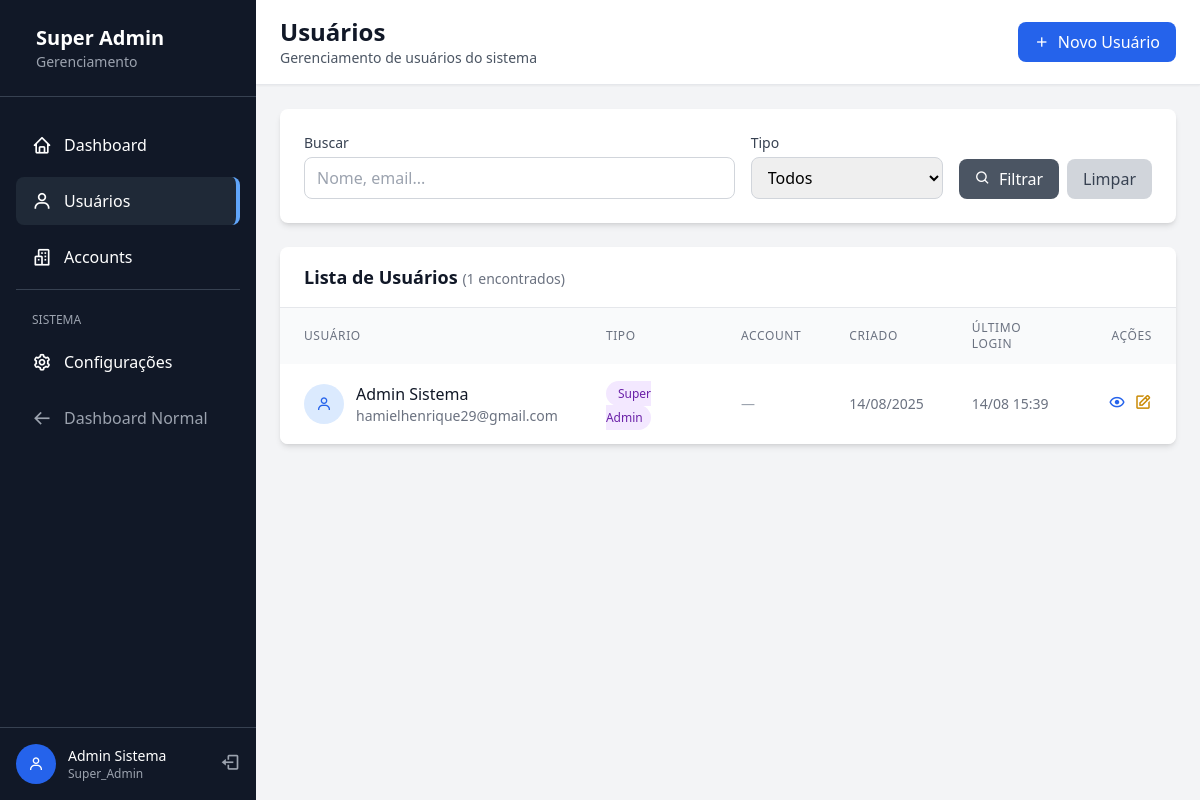
The app's page /super-admin/users/ (signed in) with its own data.
### app/models/user.py (models this page shows, shortened)
class User(UserMixin, db.Model):
    __tablename__ = 'users'
    id = db.Column(db.Integer, primary_key=True)
    email = db.Column(db.String(120), unique=True, nullable=False, index=True)
    password_hash = db.Column(db.String(128), nullable=False)
    first_name = db.Column(db.String(50), nullable=False)
    last_name = db.Column(db.String(50), nullable=False)
    theme_preference = db.Column(db.String(10), default='light')
    role = db.Column(db.Enum(UserRole), nullable=False, default=UserRole.USER)
    created_at = db.Column(db.DateTime, default=datetime.utcnow, nullable=False)
    updated_at = db.Column(db.DateTime, default=datetime.utcnow, onupdate=datetime.utcnow)
    last_login = db.Column(db.DateTime)
    accounts = db.relationship('Account',
                              secondary=user_accounts,
                              backref=db.backref('users', lazy='dynamic'),
                              lazy='dynamic')
    def get_full_name(self):
        return f"{self.first_name} {self.last_name}"
    def is_super_admin(self):
        return self.role == UserRole.SUPER_ADMIN
    def get_accessible_accounts(self):
        if self.is_super_admin():
            from .account import Account, AccountStatus
            return Account.query.filter(Account.status == AccountStatus.ACTIVE).all()
        else:
            return self.accounts.filter_by(is_active=True).all()

### app/frontend/routes/super_admin/users.py (the view)
@users_bp.route('/')
@super_admin_required
def index():
    page = request.args.get('page', 1, type=int)
    search = request.args.get('search', '')
    role_filter = request.args.get('role', '')
    query = User.query
    if search:
        query = query.filter(
            (User.email.contains(search)) |
            (User.first_name.contains(search)) |
            (User.last_name.contains(search))
        )
    if role_filter:
        try:
            role_enum = UserRole(role_filter)
            query = query.filter(User.role == role_enum)
        except ValueError:
            pass
    users = query.order_by(User.created_at.desc()).paginate(
        page=page, per_page=20, error_out=False
    )
    return render_template('super_admin/users/index.html',
                         users=users,
                         search=search,
                         role_filter=role_filter)

### app/frontend/routes/super_admin/__init__.py (called while the page is built)
def super_admin_required(f):
    @wraps(f)
    @login_required
    def decorated_function(*args, **kwargs):
        if not current_user.is_authenticated:
            flash('Você precisa estar logado!', 'error')
            return redirect(url_for('auth.login'))
        if not current_user.is_super_admin():
            flash('Acesso negado! Área restrita para Super Admin.', 'error')
            return redirect(url_for('main.dashboard'))
        return f(*args, **kwargs)
    return decorated_function

### app/frontend/templates/super_admin/users/index.html (shortened to what this page needs)
{% extends "super_admin/base.html" %}
{% block page_title %}Usuários{% endblock %}
{% block breadcrumb %}
<p class="text-sm text-gray-600">Gerenciamento de usuários do sistema</p>
{% endblock %}
{% block header_actions %}
<a href="{{ url_for('super_admin.users.create') }}"
   class="bg-blue-600 hover:bg-blue-700 text-white px-4 py-2 rounded-lg flex items-center transition-colors">
    <i class='bx bx-plus mr-2'></i>
    Novo Usuário
</a>
{% endblock %}
{% block content %}
<div class="bg-white rounded-lg shadow-md p-6 mb-6">
    <form method="GET" class="flex flex-wrap gap-4 items-end">
        <div class="flex-1 min-w-64">
            <label class="block text-sm font-medium text-gray-700 mb-1">Buscar</label>
            <input type="text"
                   name="search"
                   value="{{ search }}"
                   placeholder="Nome, email..."
                   class="w-full px-3 py-2 border border-gray-300 rounded-lg focus:outline-none focus:ring-2 focus:ring-blue-500">
        </div>
        <div class="min-w-48">
            <label class="block text-sm font-medium text-gray-700 mb-1">Tipo</label>
            <select name="role" class="w-full px-3 py-2 border border-gray-300 rounded-lg focus:outline-none focus:ring-2 focus:ring-blue-500">
                <option value="">Todos</option>
            </select>
        </div>
        <div class="flex gap-2">
            <button type="submit" class="bg-gray-600 hover:bg-gray-700 text-white px-4 py-2 rounded-lg transition-colors">
                <i class='bx bx-search mr-1'></i>
                Filtrar
            </button>
            <a href="{{ url_for('super_admin.users.index') }}"
               class="bg-gray-300 hover:bg-gray-400 text-gray-700 px-4 py-2 rounded-lg transition-colors">
                Limpar
            </a>
        </div>
    </form>
</div>
<div class="bg-white rounded-lg shadow-md overflow-hidden">
    <div class="px-6 py-4 border-b border-gray-200">
        <h3 class="text-lg font-semibold text-gray-900">
            Lista de Usuários
            <span class="text-sm font-normal text-gray-500">({{ users.total }} encontrados)</span>
        </h3>
    </div>
    {% if users.items %}
        <div class="overflow-x-auto">
            <table class="w-full">
                <thead class="bg-gray-50">
                    <tr>
                        <th class="px-6 py-3 text-left text-xs font-medium text-gray-500 uppercase tracking-wider">Usuário</th>
                        <th class="px-6 py-3 text-left text-xs font-medium text-gray-500 uppercase tracking-wider">Tipo</th>
                        <th class="px-6 py-3 text-left text-xs font-medium text-gray-500 uppercase tracking-wider">Account</th>
                        <th class="px-6 py-3 text-left text-xs font-medium text-gray-500 uppercase tracking-wider">Criado</th>
                        <th class="px-6 py-3 text-left text-xs font-medium text-gray-500 uppercase tracking-wider">Último Login</th>
                        <th class="px-6 py-3 text-right text-xs font-medium text-gray-500 uppercase tracking-wider">Ações</th>
                    </tr>
                </thead>
                <tbody class="bg-white divide-y divide-gray-200">
                    {% for user in users.items %}
                    <tr class="hover:bg-gray-50">
                        <td class="px-6 py-4">
                            <div class="flex items-center">
                                <div class="h-10 w-10 bg-blue-100 rounded-full flex items-center justify-center mr-3">
                                    <i class='bx bx-user text-blue-600'></i>
                                </div>
                                <div>
                                    <p class="font-medium text-gray-900">{{ user.get_full_name() }}</p>
                                    <p class="text-sm text-gray-500">{{ user.email }}</p>
                                </div>
                            </div>
                        </td>
                        <td class="px-6 py-4">
                            {% if user.role.value == 'super_admin' %}
                                <span class="px-2 py-1 bg-purple-100 text-purple-800 text-xs rounded-full">
                                    Super Admin
                                </span>
                            {% elif user.role.value == 'administrador' %}
                                <span class="px-2 py-1 bg-orange-100 text-orange-800 text-xs rounded-full">
                                    <i class='bx bx-crown mr-1'></i>Administrador
                                </span>
                            {% else %}
                                <span class="px-2 py-1 bg-gray-100 text-gray-800 text-xs rounded-full">
                                    <i class='bx bx-user mr-1'></i>Usuário
                                </span>
                            {% endif %}
                        </td>
                        <td class="px-6 py-4 text-sm text-gray-500">
                            {% if user.account %}
                                <span class="text-blue-600">{{ user.account.name }}</span>
                            {% else %}
                                <span class="text-gray-400">—</span>
                            {% endif %}
                        </td>
                        <td class="px-6 py-4 text-sm text-gray-500">
                            {% if user.created_at %}
                                {{ user.created_at.strftime('%d/%m/%Y') }}
                            {% else %}
                                —
                            {% endif %}
                        </td>
                        <td class="px-6 py-4 text-sm text-gray-500">
                            {% if user.last_login %}
                                {{ user.last_login.strftime('%d/%m %H:%M') }}
                            {% else %}
                                <span class="text-gray-400">Nunca</span>
                            {% endif %}
                        </td>
                        <td class="px-6 py-4 text-right">
                            <div class="flex items-center justify-end space-x-2">
                                <a href="{{ url_for('super_admin.users.view', user_id=user.id) }}"
                                   class="text-blue-600 hover:text-blue-900" title="Ver">
                                    <i class='bx bx-show text-lg'></i>
                                </a>
                                <a href="{{ url_for('super_admin.users.edit', user_id=user.id) }}"
                                   class="text-yellow-600 hover:text-yellow-900" title="Editar">
                                    <i class='bx bx-edit text-lg'></i>
                                </a>
                            </div>
                        </td>
                    </tr>
                    {% endfor %}
                </tbody>
            </table>
        </div>
    {% endif %}
</div>
{% endblock %}

### app/frontend/templates/super_admin/base.html (shortened to what this page needs)
<!DOCTYPE html>
<html lang="pt-BR">
<head>
    <link href="{{ url_for('static', filename='css/style.css') }}" rel="stylesheet">
    <link href='https://unpkg.com/boxicons@2.1.4/css/boxicons.min.css' rel='stylesheet'>
</head>
<body class="bg-gray-100">
    <div class="flex h-screen">
        <div class="w-64 bg-gray-900 text-white flex flex-col">
            <div class="p-6 border-b border-gray-700">
                <div class="flex items-center">
                    <div>
                        <h1 class="text-xl font-bold">Super Admin</h1>
                        <p class="text-sm text-gray-400">Gerenciamento</p>
                    </div>
                </div>
            </div>
            <nav class="flex-1 py-6">
                <ul class="space-y-2 px-4">
                    <li>
                        <a href="{{ url_for('super_admin.dashboard') }}"
                           class="flex items-center py-3 px-4 rounded-lg hover:bg-gray-800 transition-colors
                           {% if request.endpoint == 'super_admin.dashboard' %}bg-gray-800 border-r-4 border-blue-400{% endif %}">
                            <i class='bx bx-home text-xl mr-3'></i>
                            <span>Dashboard</span>
                        </a>
                    </li>
                    <li>
                        <a href="{{ url_for('super_admin.users.index') }}"
                           class="flex items-center py-3 px-4 rounded-lg hover:bg-gray-800 transition-colors
                           {% if 'users' in request.endpoint %}bg-gray-800 border-r-4 border-blue-400{% endif %}">
                            <i class='bx bx-user text-xl mr-3'></i>
                            <span>Usuários</span>
                        </a>
                    </li>
                    <li>
                        <a href="{{ url_for('super_admin.accounts.index') }}"
                           class="flex items-center py-3 px-4 rounded-lg hover:bg-gray-800 transition-colors
                           {% if 'accounts' in request.endpoint %}bg-gray-800 border-r-4 border-blue-400{% endif %}">
                            <i class='bx bx-buildings text-xl mr-3'></i>
                            <span>Accounts</span>
                        </a>
                    </li>
                    <li class="border-t border-gray-700 pt-4 mt-4">
                        <span class="text-xs text-gray-400 px-4">SISTEMA</span>
                    </li>
                    <li>
                        <a href="#" class="flex items-center py-3 px-4 rounded-lg hover:bg-gray-800 transition-colors">
                            <i class='bx bx-cog text-xl mr-3'></i>
                            <span>Configurações</span>
                        </a>
                    </li>
                    <li>
                        <a href="{{ url_for('main.dashboard') }}"
                           class="flex items-center py-3 px-4 rounded-lg hover:bg-gray-800 transition-colors text-gray-400">
                            <i class='bx bx-arrow-back text-xl mr-3'></i>
                            <span>Dashboard Normal</span>
                        </a>
                    </li>
                </ul>
            </nav>
            <div class="p-4 border-t border-gray-700">
                <div class="flex items-center">
                    <div class="h-10 w-10 bg-blue-600 rounded-full flex items-center justify-center mr-3">
                        <i class='bx bx-user text-white'></i>
                    </div>
                    <div class="flex-1">
                        <p class="text-sm font-medium">{{ current_user.get_full_name() }}</p>
                        <p class="text-xs text-gray-400">{{ current_user.role.value.title() }}</p>
                    </div>
                    <a href="{{ url_for('auth.logout') }}" class="text-gray-400 hover:text-white">
                        <i class='bx bx-log-out text-xl'></i>
                    </a>
                </div>
            </div>
        </div>
        <div class="flex-1 flex flex-col overflow-hidden">
            <header class="bg-white shadow-sm border-b">
                <div class="flex items-center justify-between px-6 py-4">
                    <div>
                        <h2 class="text-2xl font-bold text-gray-900">
                            {% block page_title %}Super Admin{% endblock %}
                        </h2>
                        {% block breadcrumb %}{% endblock %}
                    </div>
                    <div class="flex items-center space-x-4">
                        {% block header_actions %}{% endblock %}
                    </div>
                </div>
            </header>
            <main class="flex-1 overflow-auto p-6">
                {% block content %}{% endblock %}
            </main>
        </div>
    </div>
</body>
</html>

### records on screen
User: get_full_name "Admin Sistema", role.value "Super_Admin", email "hamielhenrique29@gmail.com", shows "Super Admin", created_at "14/08/2025", last_login "14/08 15:39"

### other values on screen
{{ users.total }} "1"
